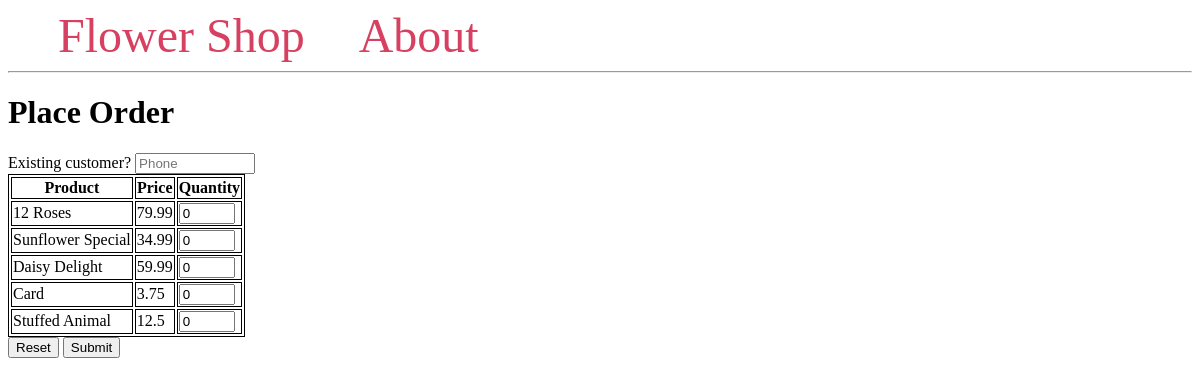
The page /place-order on the database its author committed.
### tables this page shows
CREATE TABLE product (
                productID INTEGER PRIMARY KEY,
                p_desc TEXT NOT NULL,
                price REAL NOT NULL,
                stock INTEGER NOT NULL CHECK (stock>=0)
            );

### main.py (the view, shortened to what this page needs)
@app.route("/place-order", methods=("GET", "POST"))
def place_ord():
    conn = get_db_connection()
    cursor = conn.cursor()
    cursor = conn.cursor()
    products = conn.execute("SELECT * FROM product")
    id = 1
    list = []
    return render_template('placeOrder.html', products=products)

### main.py (called while the page is built)
def get_db_connection():
    conn = sqlite3.connect('flowershopdatabase.db', check_same_thread=False)
    conn.execute("PRAGMA foreign_keys = 1")
    conn.row_factory = sqlite3.Row
    return conn

### templates/placeOrder.html
{% extends 'base.html' %}
{% block content %}
    <h1>{% block title %} Place Order {% endblock %}</h1>
    <form method='post'>
        <div>
            <label for="phone">Existing customer?</label>
            <input type="number" name="phone" id="phone" min="1000000000" max="9999999999" placeholder="Phone">
        </div>
        <table>
            <tr>
                <th>Product</th>
                <th>Price</th>
                <th>Quantity</th>
            </tr>
            {% for product in products %}
                <tr>
                    <td>{{ product['p_desc'] }}</td>
                    <td>{{ product['price'] }}</td>
                    <td><input type="number" name="{{ product['productID'] }}" id="{{ product['productID'] }}" min="0" max="{{ product['stock'] }}" value="0" required> </td>
                </tr>
            {% endfor %}
        </table>
        <button type="reset">Reset</button>
        <button type="submit">Submit</button>
    </form>
{% endblock %}

### templates/base.html (style rules this page uses)
table, th, td { border: 1px solid black; }

### rows shown on the page
product: p_desc "12 Roses", price "79.99"
product: p_desc "Sunflower Special", price "34.99"
product: p_desc "Daisy Delight", price "59.99"
product: p_desc "Card", price "3.75"
product: p_desc "Stuffed Animal", price "12.5"
